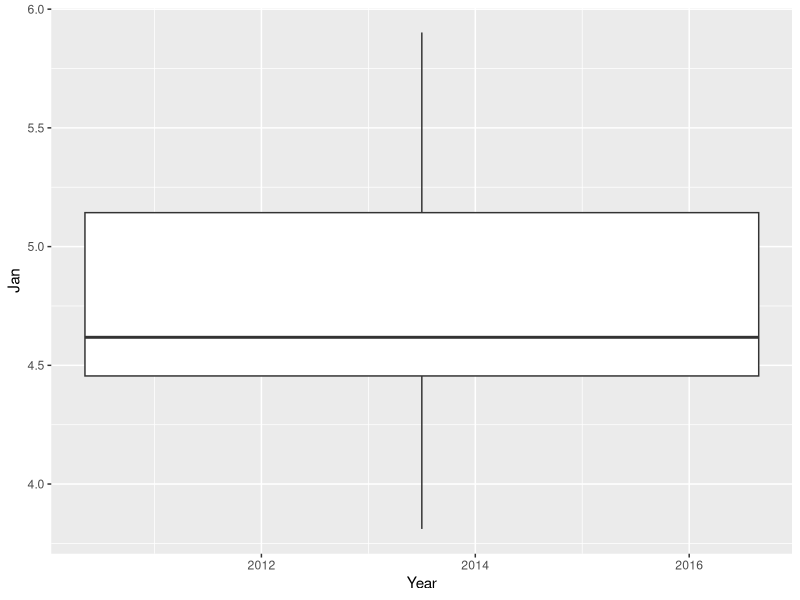
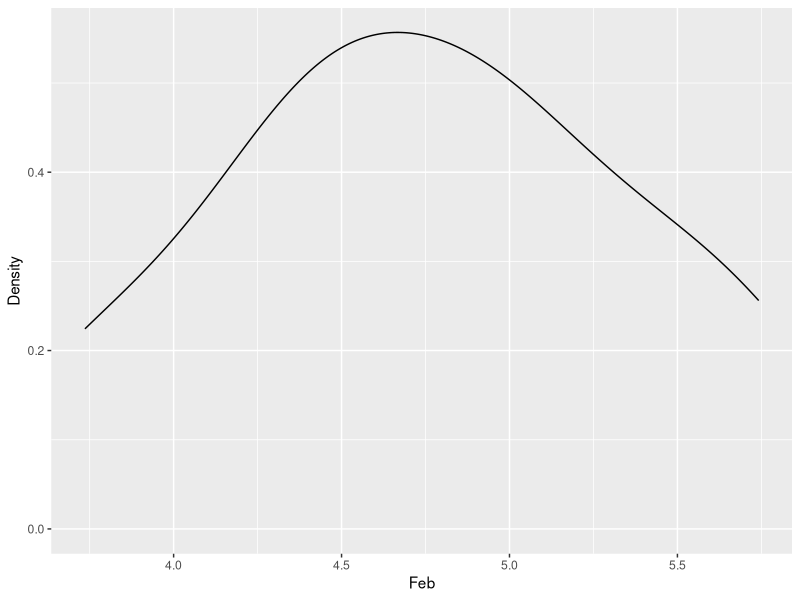
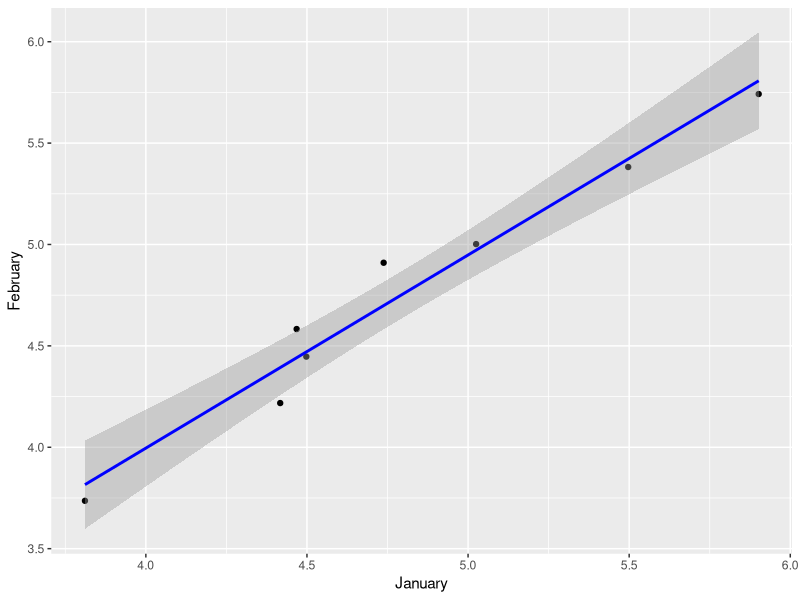
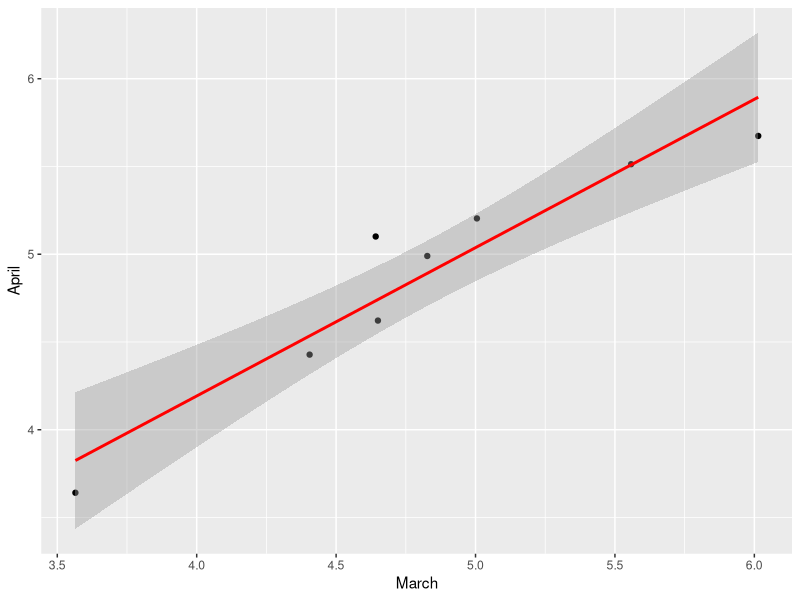
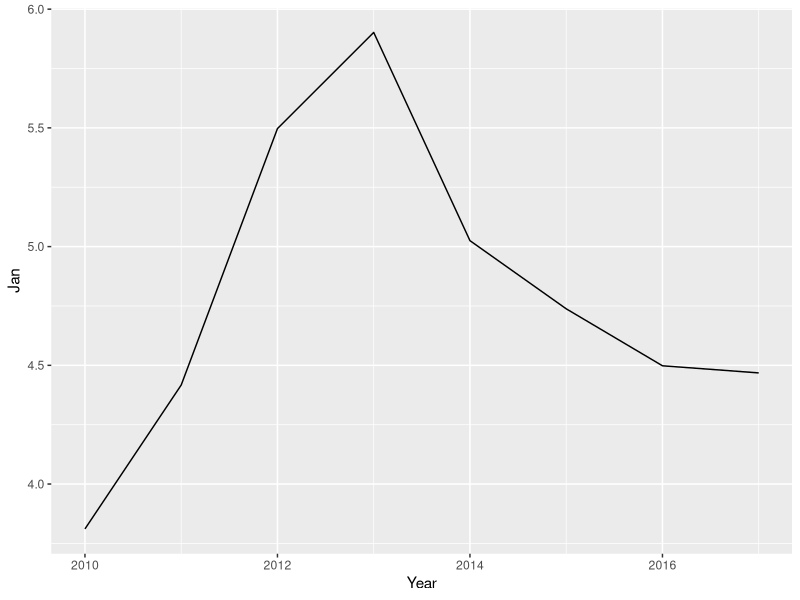
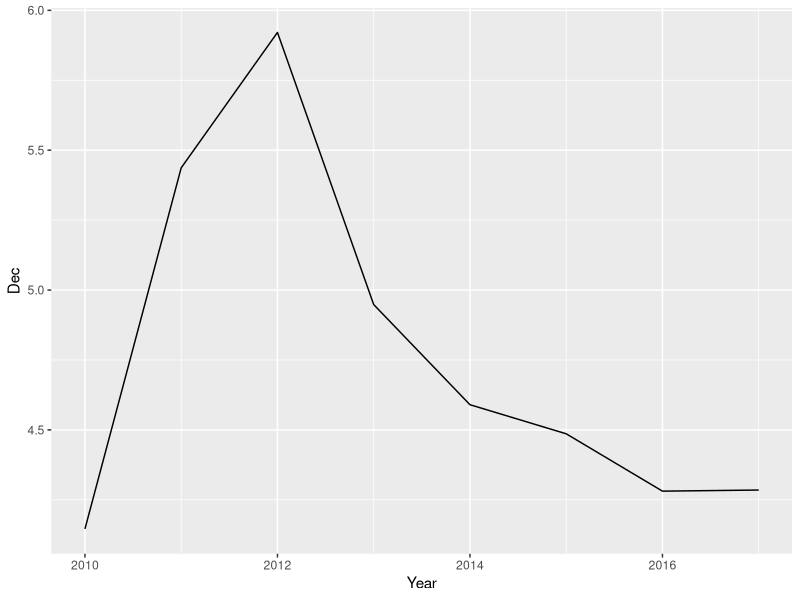

Recreate these plots in R, in order.
## ---- chunk 1
library(ggplot2)
## ---- chunk 2
coffee1 <- read.csv(file = "AvgCoffee.csv", header = TRUE)
coffee <- na.omit(coffee1)
## ---- chunk 3
summary(coffee)
## ---- chunk 4
summary(coffee$Jan)
## ---- chunk 5
summary(coffee$Feb)
## ---- chunk 6
janbox <- ggplot(coffee, aes(Year, Jan))
janbox + geom_boxplot() + labs(x="Year", y= "Jan")

## ---- chunk 7
jandensity <- ggplot(coffee, aes(Feb))
jandensity + geom_density() + labs(x="Feb", y = "Density")

## ---- chunk 8
cor(coffee, use = "complete.obs", method = "pearson")
## ---- chunk 9
cor(coffee$Jan, coffee$Feb, use = "complete.obs", method = "pearson")
## ---- chunk 10
cor(coffee$Mar, coffee$Apr, use = "complete.obs", method = "pearson")
## ---- chunk 11
coffeescatter <- ggplot(coffee, aes(Jan, Feb))
coffeescatter + geom_point() + geom_smooth(method = "lm", colour = "Blue") +labs(x="January", y= "February")
## ---- chunk 12
coffeescatter <- ggplot(coffee, aes(Mar, Apr))
coffeescatter + geom_point() + geom_smooth(method = "lm", colour = "Red") +labs(x="March", y= "April")
## ---- chunk 13
ggplot(coffee, aes(x = Year, y = Jan)) + geom_line() 
## ---- chunk 14
ggplot(coffee, aes(x = Year, y = Dec)) + geom_line() 
## ---- chunk 15
summary(coffee)
## ---- chunk 16
str(coffee)
